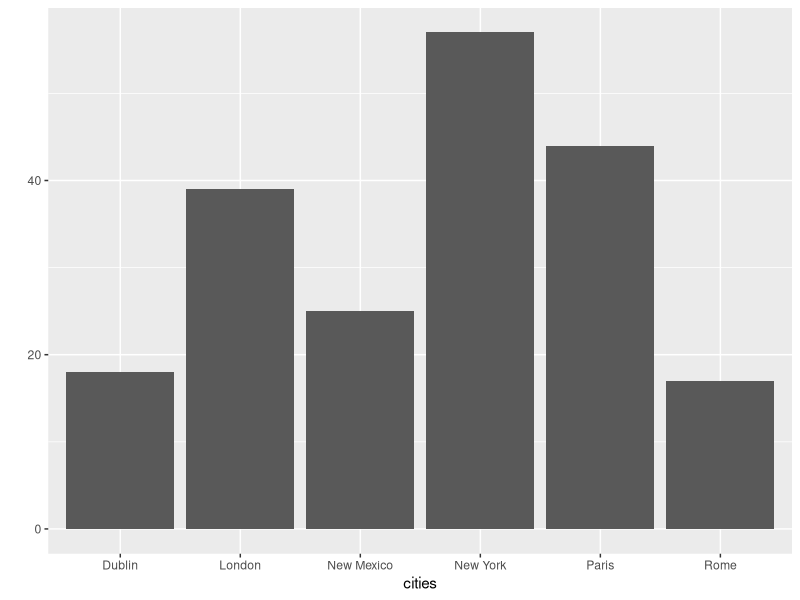
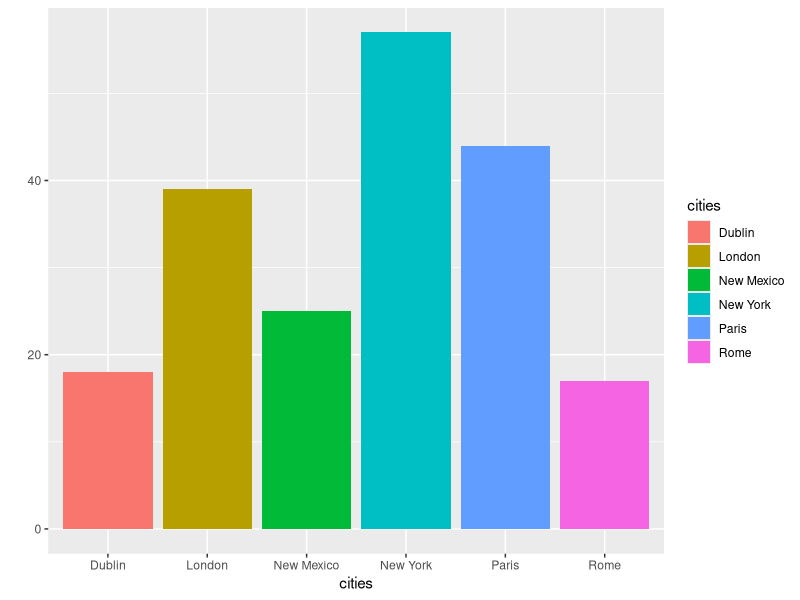
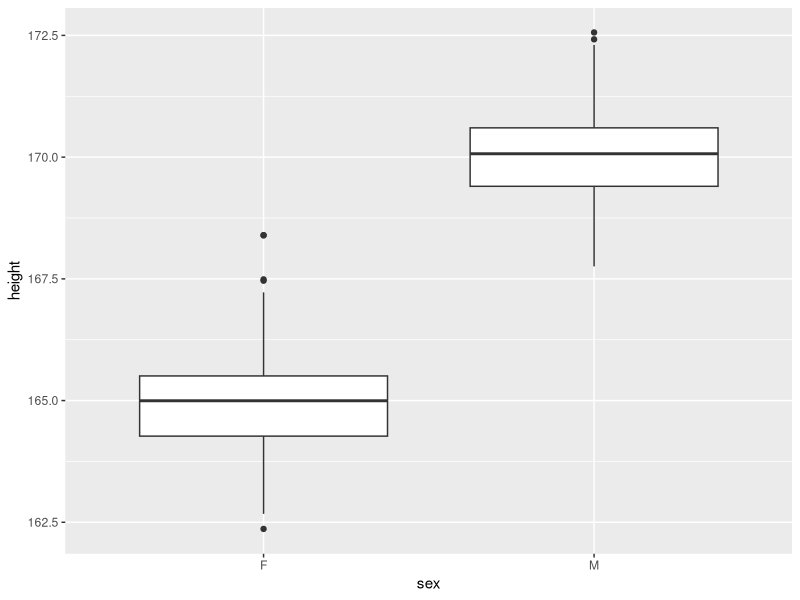
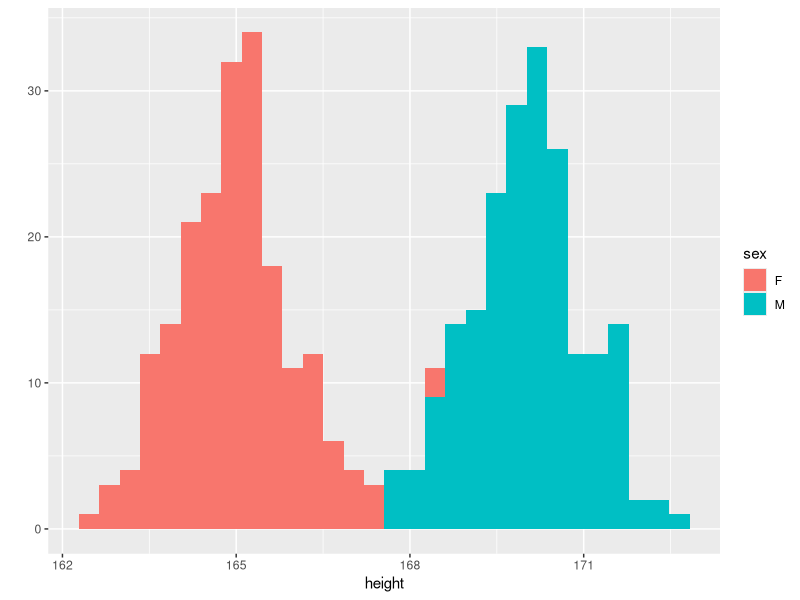
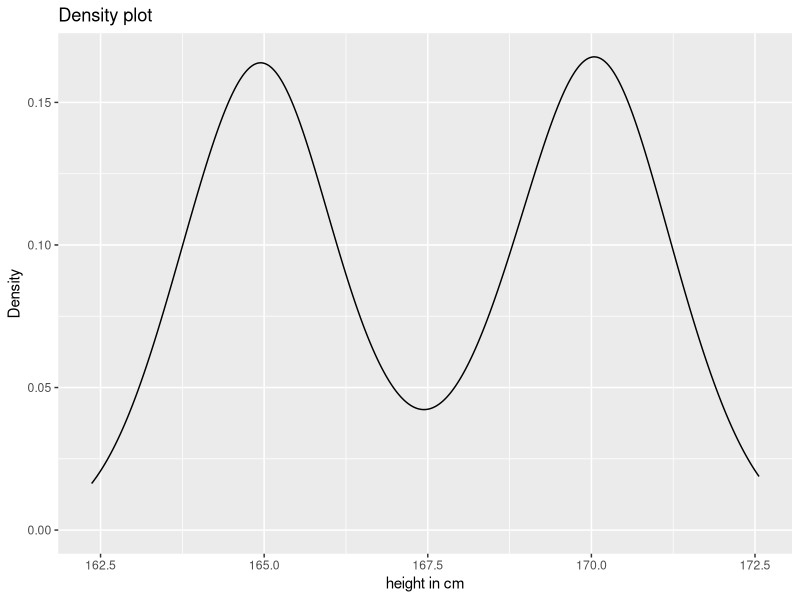
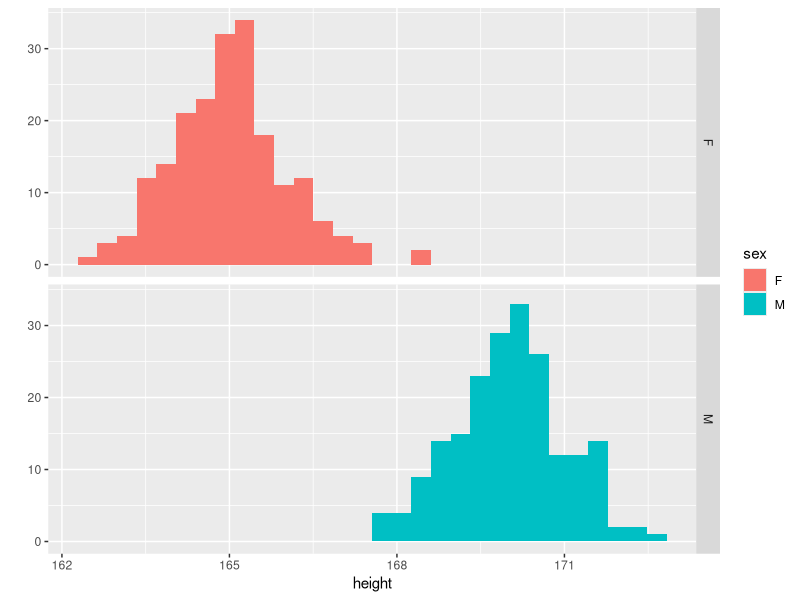
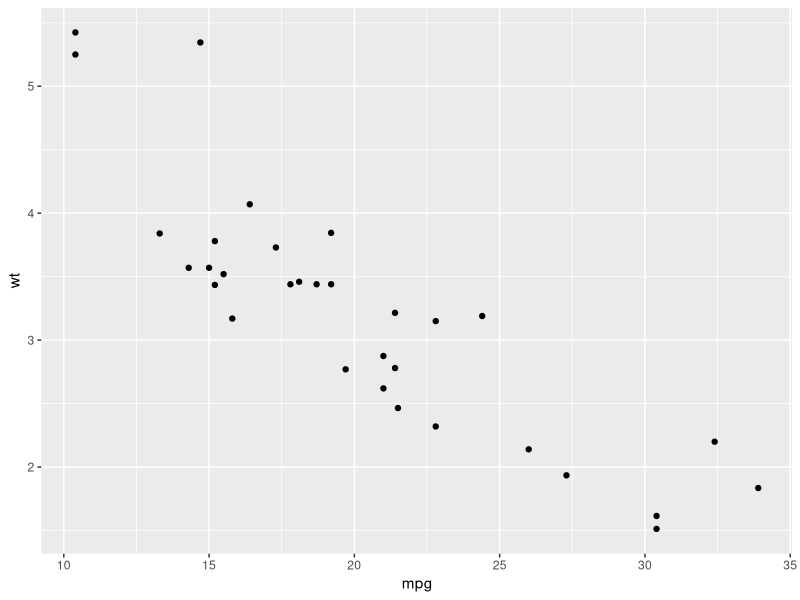
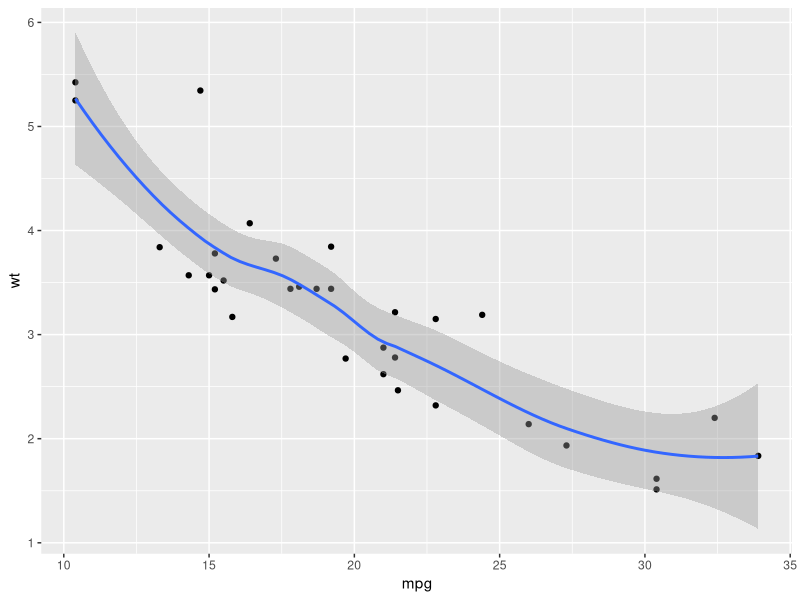

Recreate these plots in R, in order.
install.packages("ggplot2")
library(ggplot2)

# ggplot() qplot()

# qplot()

# barplot

cities <- c(rep("New York", 57), rep("Paris", 44), rep("London", 39), 
            rep("New Mexico", 25), rep("Rome", 17), rep("Dublin", 18))

qplot(cities)

qplot(cities, fill = cities)


# other graphs

df <- data.frame(sex = factor(rep(c("F", "M"), each=200)), 
                height = c(rnorm(200, 165), rnorm(200, 170)))

head(df)


qplot(sex, height, data = df, geom = "boxplot")


qplot(height, data = df, geom = "histogram", fill = sex)

qplot(height, data = df, geom = "density", xlab = "height in cm", ylab = "Density", 
      main = "Density plot")

qplot(height, data = df, facets = sex ~., fill = sex)


# scatterplot

qplot(x = mpg, y = wt, data = mtcars, geom = "point")

qplot(x = mpg, y = wt, data = mtcars, geom = c("point","smooth"))

qplot(x = mpg, y = wt, data = mtcars, size=cyl)

qplot(x = mpg, y = wt, data = mtcars, size=cyl, color=cyl)

qplot(x = mpg, y = wt, data = mtcars, size=cyl, color=hp, alpha=0.6)

# ggplot()

# barplot

ggplot(data = diamonds) + geom_bar(mapping = aes(x = cut))

ggplot(diamonds, aes(x = cut)) + geom_bar(aes(fill = cut))

ggplot(diamonds, aes(x = cut)) + geom_bar(aes(fill = color))


# density plot

g1 <- ggplot(diamonds)

g1 + geom_density(aes(x = price, fill = clarity), alpha = 0.25)

# box plot

g1 + geom_boxplot(aes(x = price, fill = clarity))


## themes

g1 + geom_boxplot(aes(x = price, fill = clarity)) + theme_bw()

g1 + geom_boxplot(aes(x = price, fill = clarity)) + theme_classic()

g1 + geom_boxplot(aes(x = price, fill = clarity)) + theme_dark()


# histograms

ggplot(diamonds, aes( x = price)) + geom_histogram(bins = 50, fill = 'red', alpha = 0.5)

ggplot(diamonds, aes( x = price)) + geom_histogram(bins = 50, fill = 'red', alpha = 0.5) + 
        theme_classic()



# scatterplot

ggplot(data = diamonds, aes(x = price, y = carat)) + geom_point()

ggplot(data = mtcars, aes(x = wt, y = mpg)) + geom_point(size = 3, shape = 16)

ggplot(data = mtcars, aes(x = wt, y = mpg)) + geom_point(size = 2, shape = 24)

ggplot(data = mtcars, aes(x = wt, y = mpg, color = cyl, size = cyl)) + geom_jitter()

g2 <- ggplot(data = mtcars, aes(x = wt, y = mpg, color = cyl, size = cyl)) + geom_jitter()

# facet

g2 + facet_grid(. ~ cyl)
